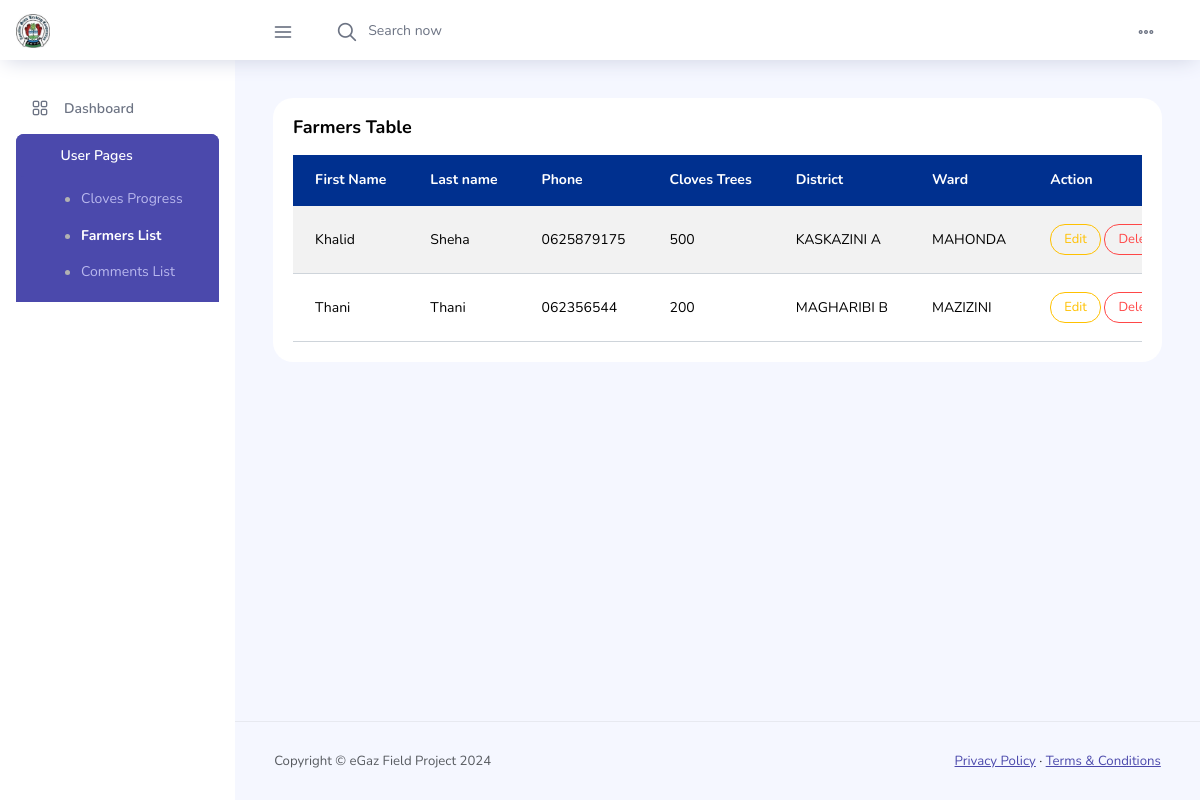
The app's page /admin/farmers.php (signed in) with its own data.
### tables this page shows
CREATE TABLE `farmers` (
  `farmer_id` int(11) NOT NULL,
  `firstname` varchar(50) NOT NULL,
  `lastname` varchar(50) NOT NULL,
  `phone` varchar(20) NOT NULL,
  `zanzibar_id` varchar(50) DEFAULT NULL,
  `amount_of_miche` int(10) DEFAULT NULL,
  `shehia` varchar(50) DEFAULT NULL,
  `wilaya` varchar(50) DEFAULT NULL,
  `date` varchar(9) NOT NULL
);

### admin/farmers.php (the view, shortened to what this page needs)
<?php
include('../conn/config.php');
$current_year = date("Y");
$sql = "SELECT * FROM farmers WHERE date = '$current_year'";
$result = mysqli_query($conn, $sql);
?>
<!DOCTYPE html>
<html lang="en">
<head>
    <link rel="stylesheet" href="assets/vendors/css/vendor.bundle.base.css">
    <link rel="stylesheet" href="assets/css/style.css">
    <link rel="stylesheet" href="assets/vendors/feather/feather.css">
    <link rel="stylesheet" href="assets/vendors/ti-icons/css/themify-icons.css">
    <link rel="stylesheet" href="assets/vendors/css/vendor.bundle.base.css">
    <link rel="stylesheet" href="assets/vendors/font-awesome/css/font-awesome.min.css">
    <link rel="stylesheet" href="assets/vendors/mdi/css/materialdesignicons.min.css">
</head>
<body>
<div class="container-scroller">
    <?php include('./partials/navbar.php'); ?>
    <div class="container-fluid page-body-wrapper">
        <?php include('./partials/sidebar.php'); ?>
        <div class="main-panel">
            <div class="content-wrapper">
                <div class="row">
                    <div class="col-md-12 grid-margin stretch-card">
                        <div class="card">
                            <div class="card-body">
                                <h4 class="card-title">Farmers Table</h4>
                                <div class="table-responsive">
                                    <table class="table table-striped">
                                        <thead id="thead">
                                        <tr>
                                            <th>First Name</th>
                                            <th>Last name</th>
                                            <th>Phone</th>
                                            <th>Cloves Trees</th>
                                            <th>District</th>
                                            <th>Ward</th>
                                            <th>Action</th>
                                        </tr>
                                        </thead>
                                        <tbody>
                                        <?php while ($row = mysqli_fetch_assoc($result)): ?>
                                            <tr>
                                                <td><?php echo htmlspecialchars($row['firstname']); ?></td>
                                                <td><?php echo htmlspecialchars($row['lastname']); ?></td>
                                                <td><?php echo htmlspecialchars($row['phone']); ?></td>
                                                <td><?php echo htmlspecialchars($row['amount_of_miche']); ?></td>
                                                <td><?php echo htmlspecialchars($row['wilaya']); ?></td>
                                                <td><?php echo htmlspecialchars($row['shehia']); ?></td>
                                                <td>
                                                    <button class="btn btn-outline-warning btn-sm" data-toggle="modal" data-target="#editModal_<?php echo $row['farmer_id']; ?>">Edit</button>
                                                    <form action="farmers_lists.php" method="POST" style="display:inline;">
                                                        <input type="submit" name="delete" value="Delete" class="btn btn-outline-danger btn-sm">
                                                    </form>
                                                </td>
                                            </tr>
                                        <?php endwhile; ?>
                                        </tbody>
                                    </table>
                                </div>
                            </div>
                        </div>
                    </div>
                </div>
            </div>
            <footer class="footer">
                <div class="d-sm-flex justify-content-center justify-content-sm-between">
                    <span class="text-muted text-center text-sm-left d-block d-sm-inline-block">Copyright &copy; eGaz Field Project  2024</span>
                    <span class="float-none float-sm-right d-block mt-1 mt-sm-0 text-center"><a  href="#">Privacy Policy</a>
                                &middot;
                                <a href="#">Terms &amp; Conditions</a></span>
                </div>
            </footer>
        </div>
    </div>
</div>
</body>
</html>

### admin/partials/navbar.php (shortened to what this page needs)
<nav class="navbar col-lg-12 col-12 p-0 fixed-top d-flex flex-row">
  <div class="text-center navbar-brand-wrapper d-flex align-items-center justify-content-start">
    <a class="navbar-brand brand-logo me-5" href="./index.php"><img src="./assets/images/images.jpg" class="me-2" alt="logo" /></a>
  </div>
  <div class="navbar-menu-wrapper d-flex align-items-center justify-content-end">
    <button class="navbar-toggler navbar-toggler align-self-center" type="button" data-toggle="minimize">
      <span class="icon-menu"></span>
    </button>
    <ul class="navbar-nav mr-lg-2">
      <li class="nav-item nav-search d-none d-lg-block">
        <div class="input-group">
          <div class="input-group-prepend hover-cursor" id="navbar-search-icon">
            <span class="input-group-text" id="search">
              <i class="icon-search"></i>
            </span>
          </div>
          <input type="text" class="form-control" id="navbar-search-input" placeholder="Search now" aria-label="search" aria-describedby="search">
        </div>
      </li>
    </ul>
    <ul class="navbar-nav navbar-nav-right">
      <li class="nav-item nav-profile dropdown">
        <a class="nav-link dropdown-toggle" href="#" data-bs-toggle="dropdown" id="profileDropdown" role="button">
        <i class="icon-ellipsis"></i>
        </a>
      </li>
    </ul>
  </div>
</nav>

### admin/partials/sidebar.php
<nav class="sidebar sidebar-offcanvas" id="sidebar">
  <ul class="nav">
    <li class="nav-item">
      <a class="nav-link" href="./index.php">
        <i class="icon-grid menu-icon"></i>
        <span class="menu-title">Dashboard</span>
      </a>
    </li>
    <li class="nav-item" >
      <a class="nav-link" data-bs-toggle="collapse" href="#auth" aria-expanded="false" aria-controls="auth">
        <i class="mdi mdi-book-open-page-variant menu-icon"></i>
        <span class="menu-title">User Pages</span>
        <i class="menu-arrow"></i>
      </a>
      <div class="collapse" id="auth">
        <ul class="nav flex-column sub-menu">
          <li class="nav-item"><a class="nav-link" href="./progress.php">Cloves Progress</a></li>
          <li class="nav-item"> <a class="nav-link" href="./farmers.php"> Farmers List </a></li>
          <li class="nav-item"> <a class="nav-link" href="./comments.php"> Comments List </a></li>
        </ul>
      </div>
    </li>
  </ul>
</nav>

### admin/farmers.php (style rules this page uses)
#thead th { background-color: #00308F; color: #fff; }

### records on screen
farmers: firstname "Khalid", lastname "Sheha", phone "0625879175", amount_of_miche "500", wilaya "KASKAZINI A", shehia "MAHONDA"
farmers: firstname "Thani", lastname "Thani", phone "062356544", amount_of_miche "200", wilaya "MAGHARIBI B", shehia "MAZIZINI"
